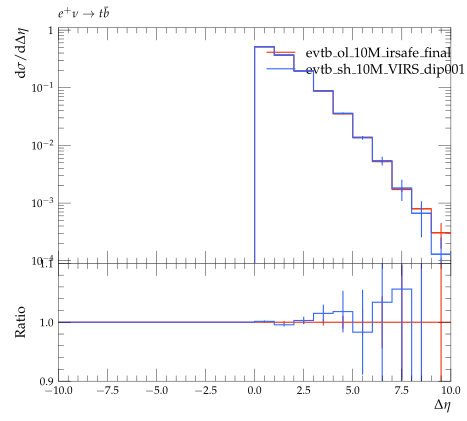

Recreate this plot in Python.
#! /usr/bin/env python

# This Python script was auto-generated using YODA v2.0.0.
# Analysis object: /evtb/inc_tjg_deta
# Timestamp: 16-04-2024 (13:54:45)

import matplotlib as mpl
import matplotlib.pyplot as plt
mpl.use('Agg') # comment out for interactive use
import os
import numpy as np

plotDir = os.path.split(os.path.realpath(__file__))[0]
if 'YODA_USER_PLOT_PATH' in globals():
    plot_outdir = globals()['YODA_USER_PLOT_PATH']
else:
    plot_outdir = plotDir

#plot style
plt.style.use(os.path.join(plotDir, '../default.mplstyle'))
# plot metadata
figW, figH = plt.rcParams['figure.figsize']
ax_xLabel = r'$\Delta\eta$'
ax_yLabel = r'$\mathrm{d}\sigma / \mathrm{d} \Delta\eta$ '
ax_title  = r'$e^+ \nu \to t \bar b$'
ax_xScale = 'linear'
ax_yScale = 'log'
xLims = (-10.0, 10.0)
yLims = (9e-05, 1.1)

# TeX-friendly labels for the legend
labels = [ r"evtb\_ol\_10M\_irsafe\_final", r"evtb\_sh\_10M\_dip001\_irsafe\_final" ]

# Create figure and axis objects
fig, (ax, ratio0_ax) = plt.subplots(2, 1, sharex=True,
                  figsize=(figW,figH), gridspec_kw={'height_ratios': (2, 1)})
ratio0_ax.yaxis.set_major_locator(mpl.ticker.MultipleLocator(0.1))
ratio0_ax.set_ylim(0.9, 1.1)
ratio0_ax.set_ylabel('Ratio')

# LineColor map: curve index -> color
linecolors = {0: '#EE3311', 1: '#3366FF'}
# the numerical data is stored in a separate file
dataf = dict()
prefix = os.path.split(__file__)[0]
if prefix:    prefix = prefix + '/'
exec(open(prefix+'inc_tjg_deta__data.py').read(), dataf)


legend_handles = [] # keep track of handles for the legend

# style options for curves
# starts at zorder>=5 to draw curve on top of legend
styles = {
  'curve0': {
    'color' : linecolors[0],
    'linestyle' : '-',
    'marker' : 'o',
    'zorder' : 5,
    'histstyle' : True,
  },
  'curve1': {
    'color' : linecolors[1],
    'linestyle' : '-',
    'marker' : 'o',
    'zorder' : 6,
    'histstyle' : True,
  },
}
# curve from input yoda files in main panel
for label in dataf['yvals'].keys():
    if all(np.isnan(v) for v in dataf['yvals'][label]):
        continue
    tmp = None
    if styles[label]['histstyle']: # draw as histogram
        tmp, = ax.plot(dataf['xedges'], dataf['yedges'][label],
                       color=styles[label]['color'],
                       linestyle=styles[label]['linestyle'],
                       drawstyle='steps-pre', solid_joinstyle='miter',
                       zorder=styles[label]['zorder'], label=label)
        ax.errorbar(dataf['xpoints'], dataf['yvals'][label], color=styles[label]['color'],
                    xerr=dataf['xerrs'], yerr=[dataf['ydowns'][label], dataf['yups'][label]],
                    linestyle='none', zorder=styles[label]['zorder'])
    else: # draw as scatter
        tmp = ax.errorbar(dataf['xpoints'], dataf['yvals'][label],
                          xerr=dataf['xerrs'],
                          yerr=[ dataf['ydowns'][label],
                          dataf['yups'][label] ],
                          fmt=styles[label]['marker'],
                          ecolor=styles[label]['color'],
                          color=styles[label]['color'], zorder=2)
        tmp[-1][0].set_linestyle(styles[label]['linestyle'])
    legend_handles += [tmp]
    for varLabel in dataf['variation_yvals'].keys():
        if varLabel.startswith(label):
            tmp, = ax.plot(dataf['xedges'], dataf['variation_yvals'][varLabel],
                           color=styles[label]['color'],
                           linestyle=styles[label]['linestyle'],
                           drawstyle='steps-pre', solid_joinstyle='miter',
                           zorder=styles[label]['zorder'], alpha=0.5)


# plots on ratio panel
# curve from input yoda files in ratio panel
for label, yvals in dataf['ratio0_yvals'].items():
    if all(np.isnan(v) for v in yvals):
        continue
    if styles[label]['histstyle']: # plot as histogram
        ratio0_ax.plot(dataf['xedges'], yvals,
                       color=styles[label]['color'],
                       linestyle=styles[label]['linestyle'],
                       drawstyle='steps-pre', zorder=1,
                       solid_joinstyle='miter')
        ratio0_ax.vlines(dataf['xpoints'],
                         dataf['ratio0_ymin'][label],
                         dataf['ratio0_ymax'][label],
                         color=styles[label]['color'], zorder=1)
    else: # plot as scatter
        tmp = ratio0_ax.errorbar(dataf['xpoints'],
                                 yvals, xerr=dataf['xerrs'],
                                 yerr=dataf['ratio0_yerrs'][label],
                                 fmt=styles[label]['marker'],
                                 ecolor=styles[label]['color'],
                                 color=styles[label]['color'])
        tmp[-1][0].set_linestyle(styles[label]['linestyle'])

    for varlabel in dataf['ratio0_variation_vals'].keys():
        if varlabel.startswith(label):
            ratio0_ax.plot(dataf['xedges'],
                            dataf['ratio0_variation_vals'][varlabel],
                            color=styles[label]['color'],
                            linestyle=styles[label]['linestyle'],
                            drawstyle='steps-pre', solid_joinstyle='miter',
                            zorder=1, alpha=0.5)

legend_pos = (0.5, 0.97)
ax.legend(legend_handles, labels, loc='upper left', bbox_to_anchor=legend_pos)

# set plot metadata as defined above
ratio0_ax.set_xlabel(ax_xLabel)
ratio0_ax.xaxis.set_label_coords(1., -.15)
ax.set_ylabel(ax_yLabel, loc='top')
ax.set_title(ax_title, loc='left')
ax.set_xscale(ax_xScale)
ax.set_yscale(ax_yScale)
ax.set_xlim(xLims)
ax.set_ylim(yLims)

# tick formatting
plt.rcParams['xtick.top'] = True
plt.rcParams['ytick.right'] = True
ax.yaxis.set_major_locator(mpl.ticker.LogLocator(base=10.0, numticks=np.inf))
ax.yaxis.set_minor_locator(mpl.ticker.LogLocator(
                           base=10.0, subs=np.arange(0.1, 1, 0.1), numticks=np.inf))
fig.align_ylabels((ax, ratio0_ax))
plt.savefig(os.path.join(plot_outdir, 'inc_tjg_deta.pdf'), format='PDF')
plt.savefig(os.path.join(plot_outdir, 'inc_tjg_deta.png'), format='PNG')

plt.close(fig)
